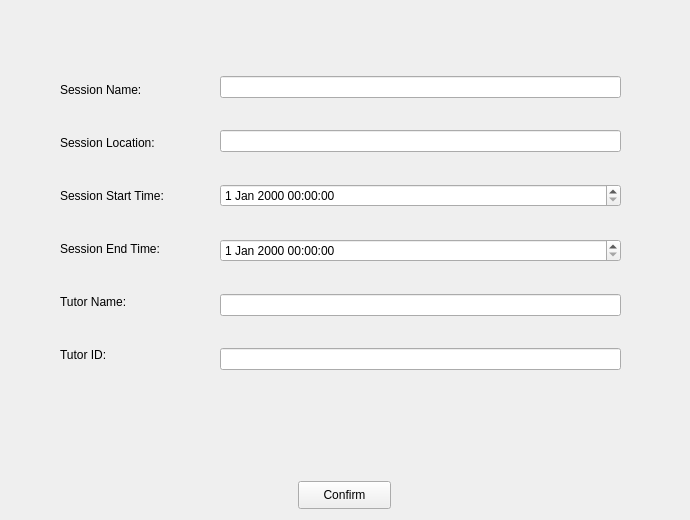
<?xml version="1.0" encoding="UTF-8"?>
<ui version="4.0">
 <class>Form</class>
 <widget class="QWidget" name="Form">
  <property name="geometry">
   <rect>
    <x>0</x>
    <y>0</y>
    <width>690</width>
    <height>520</height>
   </rect>
  </property>
  <property name="windowTitle">
   <string>Form</string>
  </property>
  <widget class="QPushButton" name="pushButton">
   <property name="geometry">
    <rect>
     <x>298</x>
     <y>481</y>
     <width>93</width>
     <height>28</height>
    </rect>
   </property>
   <property name="sizePolicy">
    <sizepolicy hsizetype="Fixed" vsizetype="Fixed">
     <horstretch>0</horstretch>
     <verstretch>0</verstretch>
    </sizepolicy>
   </property>
   <property name="font">
    <font>
     <underline>false</underline>
    </font>
   </property>
   <property name="layoutDirection">
    <enum>Qt::LeftToRight</enum>
   </property>
   <property name="text">
    <string>Confirm</string>
   </property>
  </widget>
  <widget class="QWidget" name="">
   <property name="geometry">
    <rect>
     <x>60</x>
     <y>50</y>
     <width>154</width>
     <height>351</height>
    </rect>
   </property>
   <layout class="QVBoxLayout" name="verticalLayout">
    <item>
     <widget class="QLabel" name="label">
      <property name="sizePolicy">
       <sizepolicy hsizetype="Fixed" vsizetype="Fixed">
        <horstretch>0</horstretch>
        <verstretch>0</verstretch>
       </sizepolicy>
      </property>
      <property name="text">
       <string>Session Name:</string>
      </property>
     </widget>
    </item>
    <item>
     <widget class="QLabel" name="label_2">
      <property name="sizePolicy">
       <sizepolicy hsizetype="Fixed" vsizetype="Fixed">
        <horstretch>0</horstretch>
        <verstretch>0</verstretch>
       </sizepolicy>
      </property>
      <property name="text">
       <string>Session Location:</string>
      </property>
     </widget>
    </item>
    <item>
     <widget class="QLabel" name="label_3">
      <property name="sizePolicy">
       <sizepolicy hsizetype="Fixed" vsizetype="Fixed">
        <horstretch>0</horstretch>
        <verstretch>0</verstretch>
       </sizepolicy>
      </property>
      <property name="text">
       <string>Session Start Time:</string>
      </property>
     </widget>
    </item>
    <item>
     <widget class="QLabel" name="label_4">
      <property name="sizePolicy">
       <sizepolicy hsizetype="Fixed" vsizetype="Fixed">
        <horstretch>0</horstretch>
        <verstretch>0</verstretch>
       </sizepolicy>
      </property>
      <property name="text">
       <string>Session End Time:</string>
      </property>
     </widget>
    </item>
    <item>
     <widget class="QLabel" name="label_5">
      <property name="sizePolicy">
       <sizepolicy hsizetype="Fixed" vsizetype="Fixed">
        <horstretch>0</horstretch>
        <verstretch>0</verstretch>
       </sizepolicy>
      </property>
      <property name="text">
       <string>Tutor Name:</string>
      </property>
     </widget>
    </item>
    <item>
     <widget class="QLabel" name="label_6">
      <property name="sizePolicy">
       <sizepolicy hsizetype="Fixed" vsizetype="Fixed">
        <horstretch>0</horstretch>
        <verstretch>0</verstretch>
       </sizepolicy>
      </property>
      <property name="text">
       <string>Tutor ID:</string>
      </property>
     </widget>
    </item>
   </layout>
  </widget>
  <widget class="QWidget" name="">
   <property name="geometry">
    <rect>
     <x>220</x>
     <y>50</y>
     <width>401</width>
     <height>351</height>
    </rect>
   </property>
   <layout class="QVBoxLayout" name="verticalLayout_2">
    <item>
     <widget class="QLineEdit" name="lineEdit"/>
    </item>
    <item>
     <widget class="QLineEdit" name="lineEdit_4"/>
    </item>
    <item>
     <widget class="QDateTimeEdit" name="dateTimeEdit"/>
    </item>
    <item>
     <widget class="QDateTimeEdit" name="dateTimeEdit_2"/>
    </item>
    <item>
     <widget class="QLineEdit" name="lineEdit_3"/>
    </item>
    <item>
     <widget class="QLineEdit" name="lineEdit_2"/>
    </item>
   </layout>
  </widget>
 </widget>
 <resources/>
 <connections/>
</ui>
